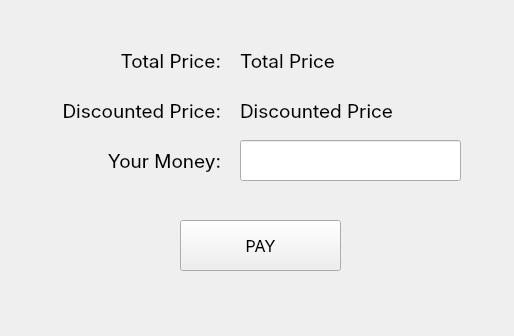
<?xml version="1.0" encoding="UTF-8"?>
<ui version="4.0">
 <class>Form</class>
 <widget class="QWidget" name="Form">
  <property name="geometry">
   <rect>
    <x>0</x>
    <y>0</y>
    <width>514</width>
    <height>336</height>
   </rect>
  </property>
  <property name="windowTitle">
   <string>Form</string>
  </property>
  <widget class="QPushButton" name="payBtn">
   <property name="geometry">
    <rect>
     <x>180</x>
     <y>220</y>
     <width>161</width>
     <height>51</height>
    </rect>
   </property>
   <property name="font">
    <font>
     <family>Inter</family>
     <pointsize>12</pointsize>
    </font>
   </property>
   <property name="text">
    <string>PAY</string>
   </property>
  </widget>
  <widget class="QLabel" name="discPriceShow">
   <property name="geometry">
    <rect>
     <x>240</x>
     <y>90</y>
     <width>201</width>
     <height>41</height>
    </rect>
   </property>
   <property name="font">
    <font>
     <family>Inter</family>
     <pointsize>14</pointsize>
     <weight>50</weight>
     <bold>false</bold>
    </font>
   </property>
   <property name="text">
    <string>Discounted Price</string>
   </property>
   <property name="alignment">
    <set>Qt::AlignLeading|Qt::AlignLeft|Qt::AlignVCenter</set>
   </property>
  </widget>
  <widget class="QLineEdit" name="yourMoney">
   <property name="geometry">
    <rect>
     <x>240</x>
     <y>140</y>
     <width>221</width>
     <height>41</height>
    </rect>
   </property>
   <property name="font">
    <font>
     <family>Inter</family>
     <pointsize>12</pointsize>
    </font>
   </property>
   <property name="text">
    <string/>
   </property>
  </widget>
  <widget class="QLabel" name="label_11">
   <property name="geometry">
    <rect>
     <x>60</x>
     <y>140</y>
     <width>161</width>
     <height>41</height>
    </rect>
   </property>
   <property name="font">
    <font>
     <family>Inter</family>
     <pointsize>14</pointsize>
     <weight>50</weight>
     <bold>false</bold>
    </font>
   </property>
   <property name="text">
    <string>Your Money:</string>
   </property>
   <property name="alignment">
    <set>Qt::AlignRight|Qt::AlignTrailing|Qt::AlignVCenter</set>
   </property>
  </widget>
  <widget class="QLabel" name="totalPriceShow">
   <property name="geometry">
    <rect>
     <x>240</x>
     <y>40</y>
     <width>121</width>
     <height>41</height>
    </rect>
   </property>
   <property name="font">
    <font>
     <family>Inter</family>
     <pointsize>14</pointsize>
     <weight>50</weight>
     <bold>false</bold>
    </font>
   </property>
   <property name="text">
    <string>Total Price</string>
   </property>
   <property name="alignment">
    <set>Qt::AlignLeading|Qt::AlignLeft|Qt::AlignVCenter</set>
   </property>
  </widget>
  <widget class="QLabel" name="totalPriceShow_2">
   <property name="geometry">
    <rect>
     <x>100</x>
     <y>40</y>
     <width>121</width>
     <height>41</height>
    </rect>
   </property>
   <property name="font">
    <font>
     <family>Inter</family>
     <pointsize>14</pointsize>
     <weight>50</weight>
     <bold>false</bold>
    </font>
   </property>
   <property name="text">
    <string>Total Price:</string>
   </property>
   <property name="alignment">
    <set>Qt::AlignRight|Qt::AlignTrailing|Qt::AlignVCenter</set>
   </property>
  </widget>
  <widget class="QLabel" name="discPriceShow_2">
   <property name="geometry">
    <rect>
     <x>20</x>
     <y>90</y>
     <width>201</width>
     <height>41</height>
    </rect>
   </property>
   <property name="font">
    <font>
     <family>Inter</family>
     <pointsize>14</pointsize>
     <weight>50</weight>
     <bold>false</bold>
    </font>
   </property>
   <property name="text">
    <string>Discounted Price:</string>
   </property>
   <property name="alignment">
    <set>Qt::AlignRight|Qt::AlignTrailing|Qt::AlignVCenter</set>
   </property>
  </widget>
 </widget>
 <resources/>
 <connections/>
</ui>
